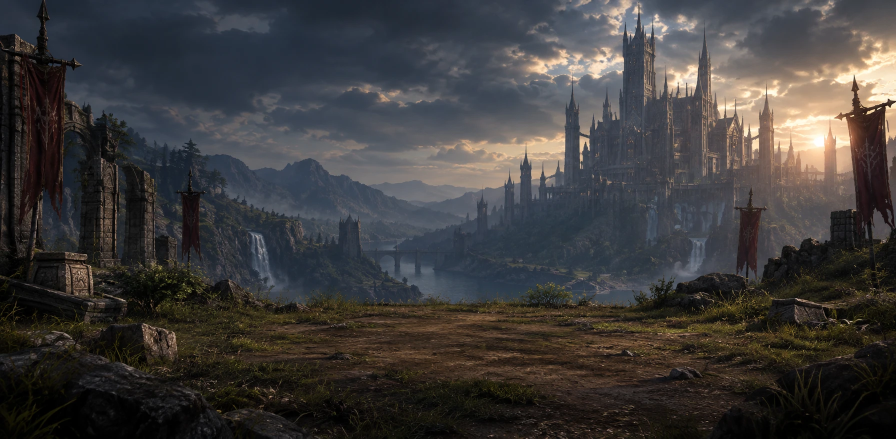
#> input picture dist/game/data/html/custom/bestiary-lib/backgrounds/stage.webp, 1792 x 877 px (shown at 1/2 size)
$ python -i portraits.py   (imports and definitions only)
#> lines starting #> are read from the running program, lines starting #| are printed output that depends on the picture
#!/usr/bin/env python3
"""
Makes the client's copies of the bestiary portraits: each <look>.webp (or .png, .jpg, .gif) the
bake page saved in data/html/custom/bestiary/looks becomes client/portraits/<look>.l2bp, a
128 x 128 DXT5 picture the game's Direct3D takes as it is, which custom.Bestiary.BestiaryPackets
sends to the client's bestiary window (client/Bestiary/PROTOCOL.txt, "Portraits"). A look is a
mesh with its skins, named by 8 hex digits (custom.Bestiary.BestiaryArt.lookId): every monster
that looks the same shares its portrait. Look 00000000 is the field the page puts behind every
portrait (bestiary-lib/backgrounds/portrait.webp, with the page's darkened edge), opaque, DXT1.

The server cannot read WebP, so the copies are made here; run this again after a bake (it only
redoes the portraits whose picture is newer than its copy, and drops copies of deleted ones).
A copy carries its picture's time in seconds, the version the page's portrait addresses carry.

File (.l2bp, little endian):
  char[4] "L2BP"
  int     format             1
  int     version            the picture's modification time, in seconds
  short   side               width = height, a multiple of 4
  byte    kind               1 DXT1 (opaque), 5 DXT5
  byte    0
  int     length             bytes that follow: side * side / 2 (DXT1) or side * side (DXT5)
  bytes   the blocks, rows of 4 x 4 pixel blocks, top to bottom

Usage: python tools/bestiary/portraits.py [art folder] [--force]
       (the art folder defaults to dist/game/data/html/custom/bestiary)
Needs Pillow 11.2 or newer (DDS writing) and numpy.
"""
import io
import os
import re
import struct
import sys

import numpy as np
from PIL import Image, ImageFilter

SIDE = 128
KIND_DXT1, KIND_DXT5 = 1, 5
PICTURE = re.compile(r"^([0-9a-f]{8})\.(webp|png|jpg|jpeg|gif)$")
COPY = re.compile(r"^([0-9a-f]{8})\.l2bp$")
FIELD = "00000000"
DDS_HEADER = 128


def blocks(image, kind):
	"""The DXT blocks of an image of SIDE x SIDE, as Pillow's DDS writer makes them."""
	out = io.BytesIO()
	image.save(out, "DDS", pixel_format="DXT5" if kind == KIND_DXT5 else "DXT1")
	data = out.getvalue()
	length = SIDE * SIDE // 2 if kind == KIND_DXT1 else SIDE * SIDE
	if data[:4] != b"DDS " or len(data) < DDS_HEADER + length:
		raise ValueError("Pillow wrote no DXT data (Pillow 11.2 or newer is needed)")
	return data[DDS_HEADER:DDS_HEADER + length]


def bleed(image):
	"""The colours of the monster spread into its transparent surroundings: DXT keeps one pair
	of colours a 4 x 4 block, so a block across the edge would otherwise take the (meaningless)
	colour of the transparent pixels and fringe the monster with it."""
	rgba = np.asarray(image, dtype=np.float32) / 255.0
	alpha = rgba[..., 3:4]
	colour = rgba[..., :3]
	filled = colour.copy()
	known = alpha[..., 0] > 0.02
	weight = alpha
	premultiplied = colour * alpha
	for radius in (1, 3, 8, 24):
		blur = lambda a: np.asarray(
			Image.fromarray(np.clip(a * 255.0, 0, 255).astype(np.uint8)).filter(ImageFilter.GaussianBlur(radius)),
			dtype=np.float32) / 255.0
		w = blur(weight[..., 0])[..., None]
		c = np.stack([blur(premultiplied[..., i]) for i in range(3)], axis=-1)
		spread = c / np.maximum(w, 1e-4)
		fill = (~known) & (w[..., 0] > 0.002)
		filled[fill] = spread[fill]
		known = known | fill
	out = np.concatenate([filled, alpha], axis=-1)
	return Image.fromarray(np.clip(out * 255.0 + 0.5, 0, 255).astype(np.uint8))


def portrait(path):
	image = Image.open(path).convert("RGBA")
	# Pillow resizes RGBA premultiplied: no dark halo from the transparent pixels.
	image = image.resize((SIDE, SIDE), Image.LANCZOS)
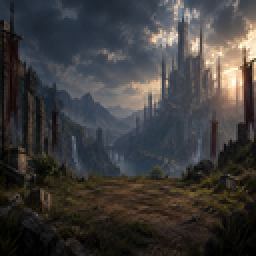
#> image: PIL image 128x128 RGBA (shown 2 times larger); mean R, G, B, A 62.5, 60.3, 59.6, 255
	return blocks(bleed(image), KIND_DXT5)
#> in bleed, `alpha = rgba[..., 3:4]`: alpha: shape (128, 128, 1) float32; every value is 1
#> in bleed, `known = alpha[..., 0] > 0.02`: known: shape (128, 128) bool; every value is 1
#> the loop in bleed, `for radius in (1, 3, 8, 24):` made 4 passes
#> pass 1, in bleed, `c = np.stack([blur(premultiplied[..., i]) for i in range(3)], axis=-1)`:
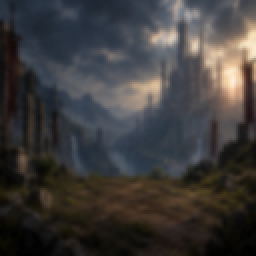
#> c: shape (128, 128, 3) float32 (shown 2 times larger); mean R, G, B 0.243, 0.235, 0.232
#> pass 2, in bleed, `c = np.stack([blur(premultiplied[..., i]) for i in range(3)], axis=-1)`:
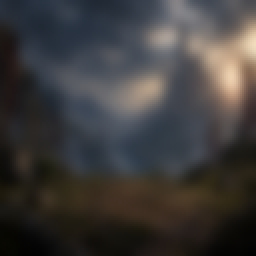
#> c: shape (128, 128, 3) float32 (shown 2 times larger); mean R, G, B 0.245, 0.236, 0.234
#> pass 3, in bleed, `c = np.stack([blur(premultiplied[..., i]) for i in range(3)], axis=-1)`:
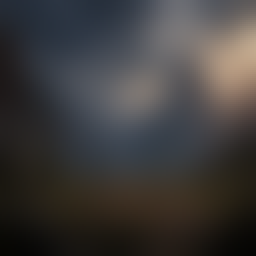
#> c: shape (128, 128, 3) float32 (shown 2 times larger); mean R, G, B 0.245, 0.236, 0.234


# [82 lines left out: functions field, write, version_of, main, not called in this run]


# [2 lines not run here, left out]

>>> result = portrait('../../dist/game/data/html/custom/bestiary-lib/backgrounds/stage.webp')
